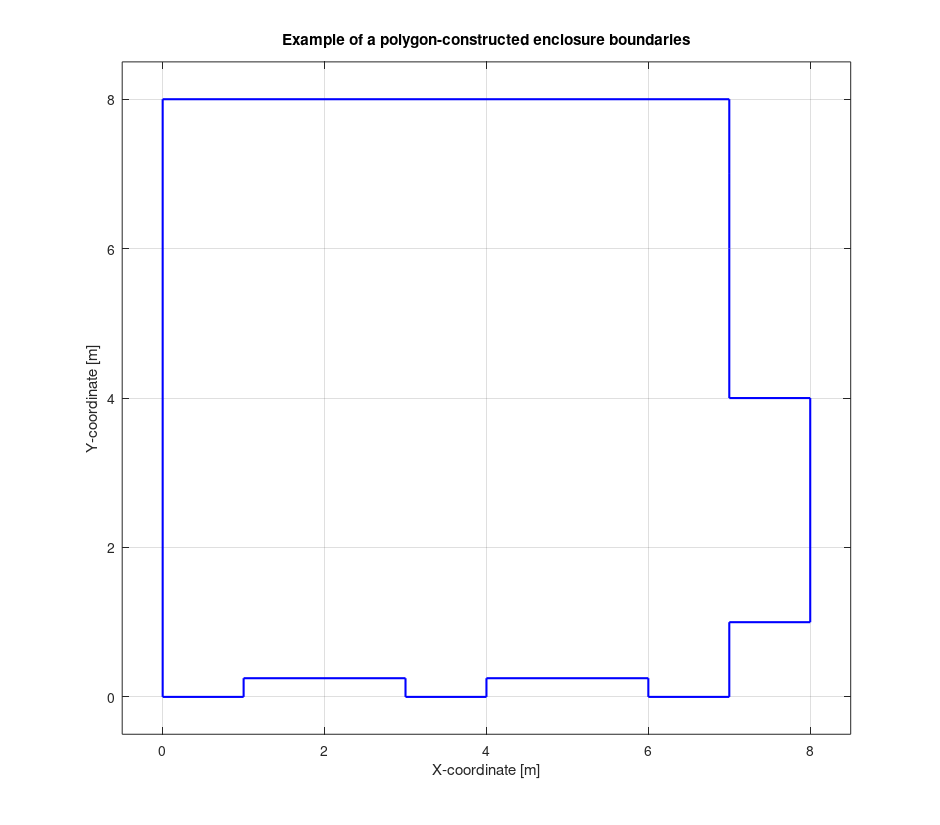

Write MATLAB code to recreate this figure.
function room_geometry_demo()

    boundaries = [0,0,0,8;0,8,7,8;7,8,7,7;7,7,7,6;7,6,7,4;7,4,8,4;8,4,8,1;8,1,7,1;7,1,7,0;7,0,6,0;6,0,6,0.250000000000000;6,0.250000000000000,4,0.250000000000000;4,0.250000000000000,4,0;4,0,3,0;3,0,3,0.250000000000000;3,0.250000000000000,1,0.250000000000000;1,0.250000000000000,1,0;1,0,0,0];

    for i = 1 : size(boundaries, 1)
        plot([boundaries(i, 1) boundaries(i, 3)], [boundaries(i, 2) boundaries(i, 4)], 'Color', 'blue', 'LineWidth', 1.5);
        hold on
    end
    xlim([-0.5 8.5])
    ylim([-0.5 8.5])
    grid
    xlabel('X-coordinate [m]')
    ylabel('Y-coordinate [m]')
    title('Example of a polygon-constructed enclosure boundaries')

    % Save plot to file
    set(gcf, 'PaperPosition', [-0.5 -0.4 9.4 8.25]);
    set(gcf, 'PaperSize', [8.5 7.5]);
    saveas(gcf, 'room_boundaries_demo.pdf', 'pdf');
    close all
end
